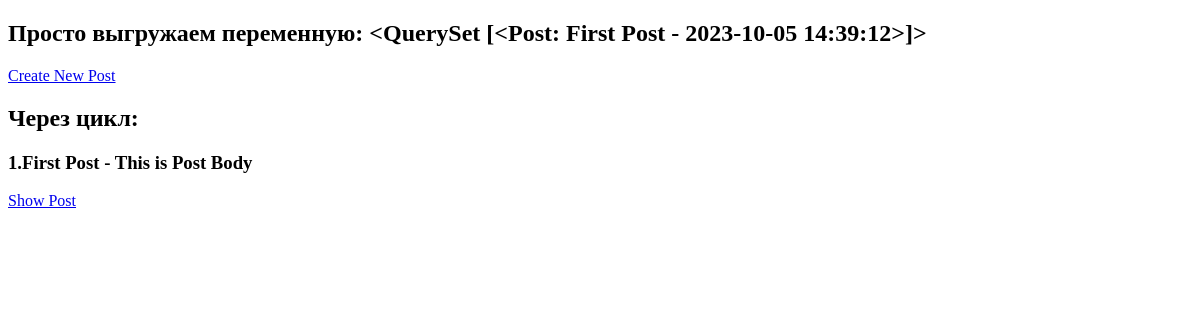
The app's page /blog/posts, older data.
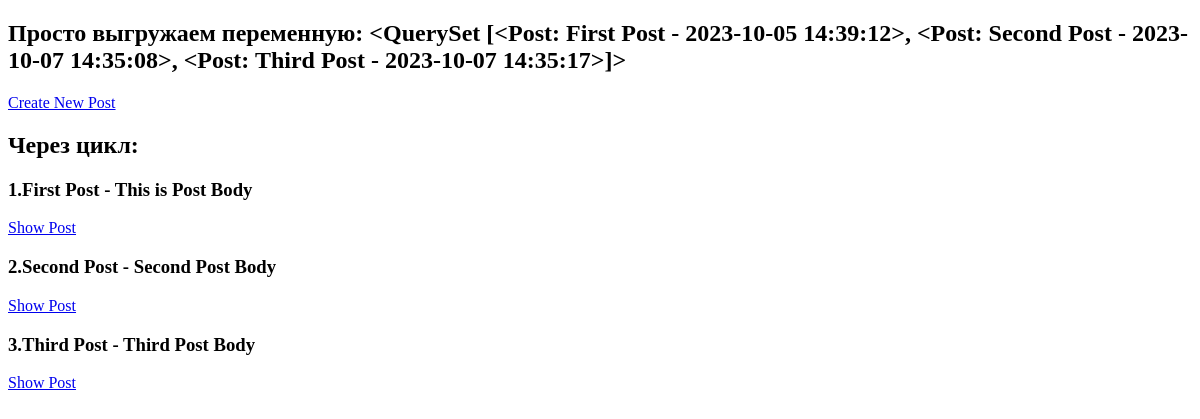
The same page, newer data.
### blogapp/models.py (models this page shows)
class Post(models.Model):
    title = models.CharField(max_length=100)
    author = models.ForeignKey(User, on_delete=models.CASCADE)
    body = models.TextField()
    created_at = models.DateTimeField(auto_now_add=True)
    def __str__(self):
        return str(self.title) + ' - ' + str(self.created_at)[:19]

### blogapp/views.py (the view)
# urls.py: path('posts', PostListView.as_view(), name='post_list_url'),
class PostListView(ListView):
    model = Post
    context_object_name = 'posts'  # Под каким именем данные будут отзыватся в html
    template_name = 'post_list_template.html'

### templates/post_list_template.html (shortened to what this page needs)
<!DOCTYPE html>
<html lang="en">
<head>
</head>
<body>
    <h2>Просто выгружаем переменную: {{ posts }}</h2>
    <a href="{% url 'post_create_url' %}">Create New Post</a>
    <h2>Через цикл:</h2>
    {% for post in posts %}
        <h3>{{ post.id }}.{{ post.title }} - {{ post.body }}</h3>
        <a href="{% url 'post_detail_url' post.id %}">Show Post</a>
    {% endfor %}
</body>
</html>

Row changes from the older to the newer data that the page shows:
computed for Post "First Post": title+created_at "<QuerySet [<Post: First Post - 2023-10-05 14:39:12>]>" → "<QuerySet [<Post: First Post - 2023-10-05 14:39:12>, <Post: Second Post - 2023-10-07 14:35:08>, <Post: Third Post - 2023-10-07 14:35:17>]>"
added Post: id "2", title "Second Post", body "Second Post Body"
added Post: id "3", title "Third Post", body "Third Post Body"
